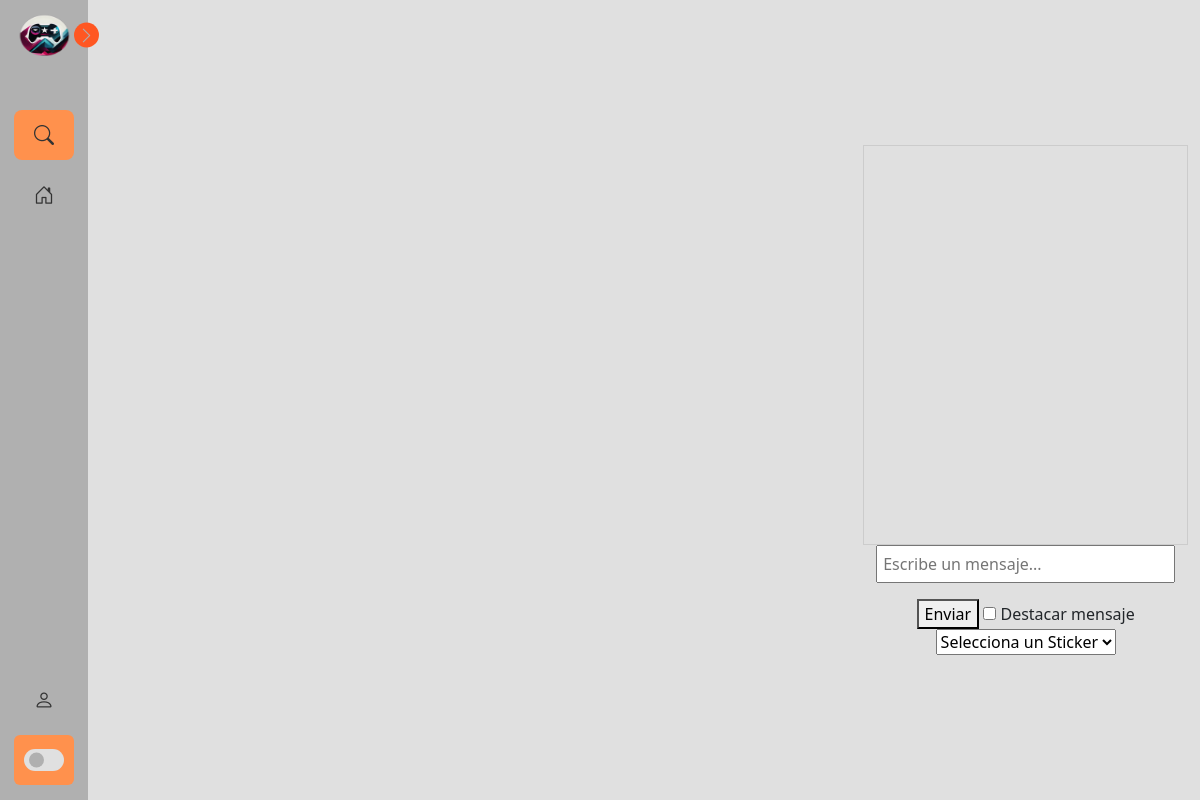
The app's page /streamViewer/1/, older data.
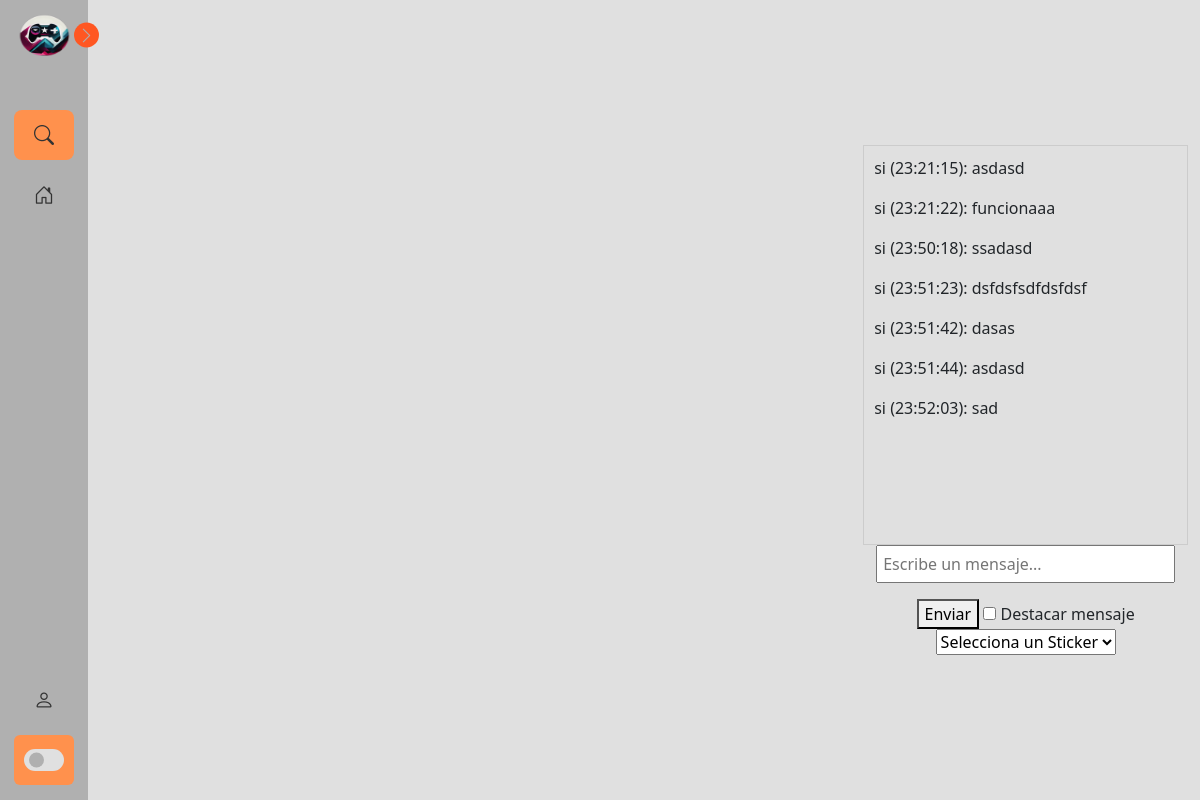
The same page, newer data.
### app/tvapp/models.py (models this page shows, shortened)
class MensajeChat(models.Model):
    usuario = models.ForeignKey(User, on_delete=models.CASCADE)
    sala = models.ForeignKey('Sala', on_delete=models.CASCADE)
    mensaje = models.TextField()
    timestamp = models.DateTimeField(auto_now_add=True)

### app/tvapp/views.py (the view, shortened to what this page needs)
# urls.py: path('streamViewer/<int:sala_id>/', views.streamViewer, name='stream_viewer'),
def streamViewer(request, sala_id):
    usuario_actual = request.user
    puntos_usuario = None
    sala = get_object_or_404(Sala, id=sala_id)
    mensajes = MensajeChat.objects.filter(sala=sala).order_by('timestamp')
    return render(request, 'streamViewer.html', { 'sala': sala, 'mensajes': mensajes, 'puntos_usuario': puntos_usuario})

### app/tvapp/templates/streamViewer.html (shortened to what this page needs)
{% extends 'baseInicio.html' %}
{% load static %}
{% block head %}
<link rel="stylesheet" href="{% static 'css/chat.css' %}">
{% endblock %}
{% block content %}
<div data-email="{{ email }}" class="body">
    <div class="container" id="chat-container">
        <div id="chat">
            {% for mensaje in mensajes %}
                <p>{{ mensaje.usuario.username }} ({{ mensaje.timestamp|date:"H:i:s" }}): {{ mensaje.mensaje }}</p>
            {% endfor %}
        </div>
        <form id="enviar_mensaje" action="/enviar_mensaje/{{sala.id}}" method="POST" enctype="multipart/form-data">
                <input name="mensaje" type="text" id="input" placeholder="Escribe un mensaje...">
                <button type="button" onclick="sendMessage()">Enviar</button>
                <input type="checkbox" id="destacar"> Destacar mensaje
                <br>
                <select id="sticker-dropdown">
                    <option value="" selected>Selecciona un Sticker</option>
                </select>
            </form>
    </div>
</div>
{% endblock %}

Row changes from the older to the newer data that the page shows:
added MensajeChat: usuario.username "si", timestamp "23:21:15", mensaje "asdasd"
added MensajeChat: usuario.username "si", timestamp "23:21:22", mensaje "funcionaaa"
added MensajeChat: usuario.username "si", timestamp "23:50:18", mensaje "ssadasd"
added MensajeChat: usuario.username "si", timestamp "23:51:23", mensaje "dsfdsfsdfdsfdsf"
added MensajeChat: usuario.username "si", timestamp "23:51:42", mensaje "dasas"
added MensajeChat: usuario.username "si", timestamp "23:51:44", mensaje "asdasd"
added MensajeChat: usuario.username "si", timestamp "23:52:03", mensaje "sad"
